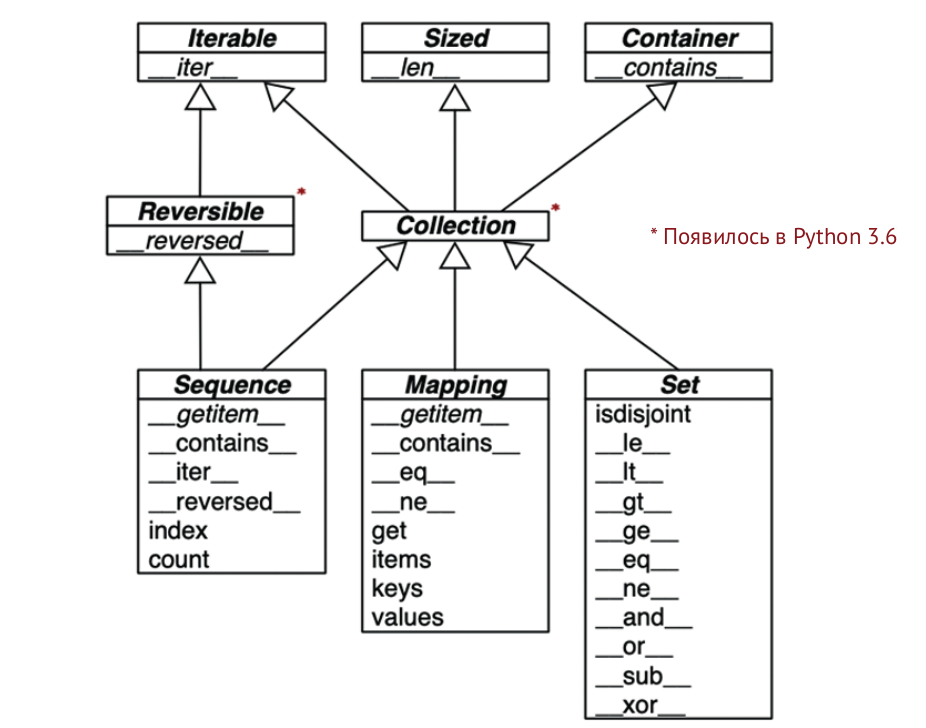
#> input picture master/00-notes/1-2-collection-types.png, 926 x 728 px
$ python image_resizer.py ../master/00-notes out 100
#> lines starting #> are read from the running program, lines starting #| are printed output that depends on the picture
# автоматически изменяет размер всех изображений в указанной папке, сохраняя пропорции

import os
from PIL import Image
import argparse

def resize_images(input_folder, output_folder, width):
#> called with input_folder = '../master/00-notes', output_folder = 'out', width = 100
    os.makedirs(output_folder, exist_ok=True)
    for filename in os.listdir(input_folder):
        if filename.lower().endswith(('.png', '.jpg', '.jpeg')):
            img_path = os.path.join(input_folder, filename)
            img = Image.open(img_path)
#> img is the input picture: PIL image 926x728 RGBA; mean R, G, B, A 239.8, 239.8, 239.8, 255
            aspect_ratio = img.height / img.width
#> aspect_ratio = 0.786
            height = int(width * aspect_ratio)
#> height = 78
            resized_img = img.resize((width, height))
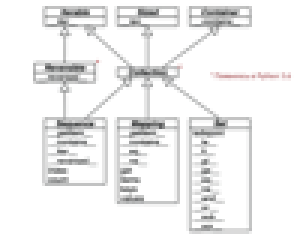
#> resized_img: PIL image 100x78 RGBA (shown 3 times larger); mean R, G, B, A 239.3, 239.2, 239.2, 255
            resized_img.save(os.path.join(output_folder, filename))
            print(f"✅ {filename} resized")
        else:
            print(f"❌ {filename} is not an image")

if __name__ == '__main__':
    parser = argparse.ArgumentParser()
    parser.add_argument('input_folder', help='Папка с изображениями')
    parser.add_argument('output_folder', help='Папка для сохранения изменённых изображений')
    parser.add_argument('width', type=int, help='Ширина изменённых изображений')
    args = parser.parse_args()
    resize_images(args.input_folder, args.output_folder, args.width)
